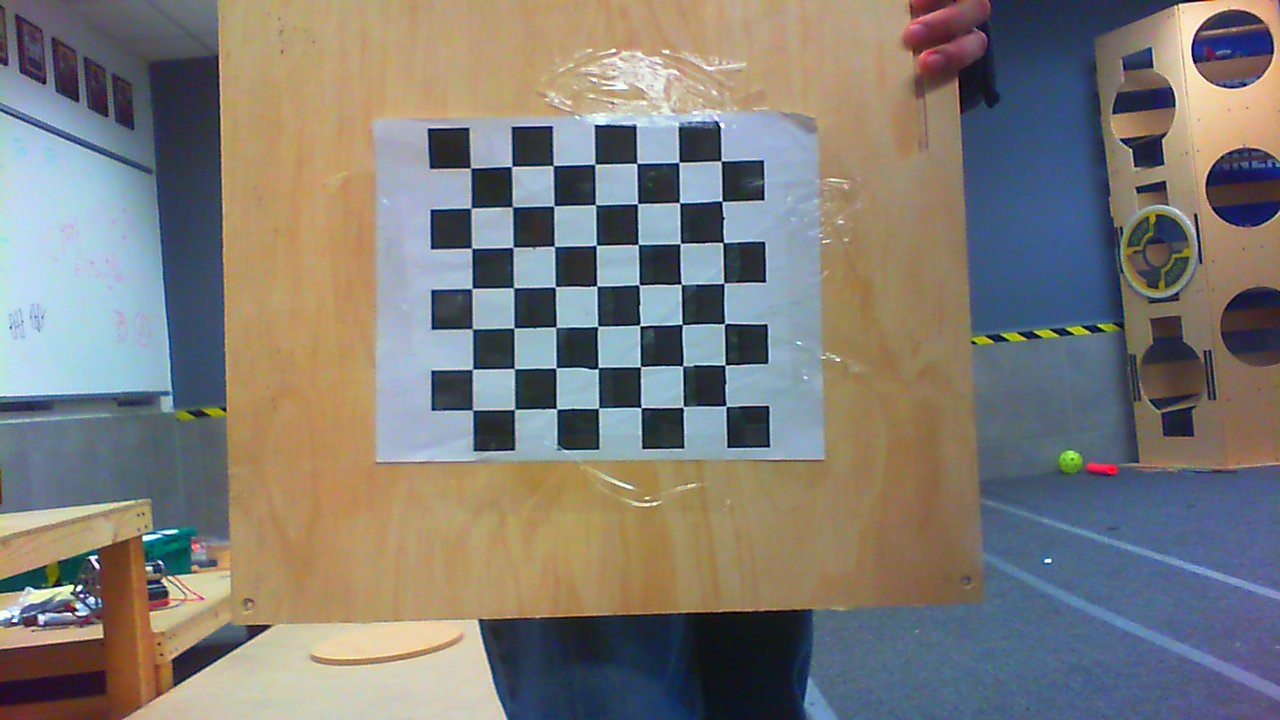
#> input picture Vision Computacional/calib/WIN_20190121_17_46_05_Pro.jpg, 1280 x 720 px; its folder holds 5 pictures in this run
$ python Calibration.py
#> lines starting #> are read from the running program, lines starting #| are printed output that depends on the picture; after the words box and inside, x2 and y2 are one past the last pixel; in counts of white or black regions, pixels touching at a corner belong together
import numpy as np
import cv2
import glob

# termination criteria
criteria = (cv2.TERM_CRITERIA_EPS + cv2.TERM_CRITERIA_MAX_ITER, 30, 0.001)

# prepare object points, like (0,0,0), (1,0,0), (2,0,0) ....,(6,5,0)
objp = np.zeros((7*7,3), np.float32)
objp[:,:2] = np.mgrid[0:7,0:7].T.reshape(-1,2)

# Arrays to store object points and image points from all the images.
objpoints = [] # 3d point in real world space
imgpoints = [] # 2d points in image plane.

images = glob.glob('*.jpg')
print(images)
for fname in images:
        img = cv2.imread(fname)
#> img is the input picture: shape (720, 1280, 3); mean B, G, R 119, 123.9, 126.9
        gray = cv2.cvtColor(img,cv2.COLOR_BGR2GRAY)
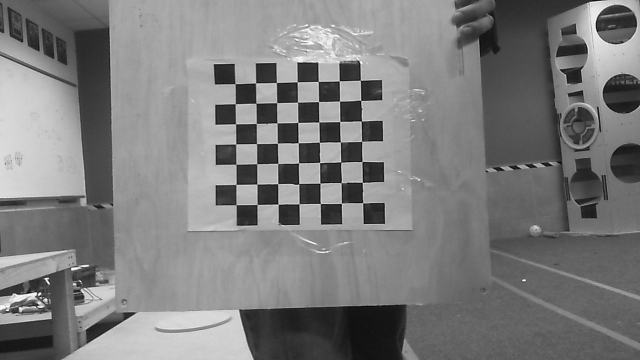
#> gray: shape (720, 1280) (shown at 1/2 size); min 1, max 255, mean 124.2


        # Find the chess board corners
        ret, corners = cv2.findChessboardCorners(gray, (7,7),None)
#> ret = True; corners = 49 rows, first 8: [472.5, 409.9], [472.4, 369.3], [472.2, 328.7], [472.1, 288.4], [471.6, 248], [471.2, 208.1], [473, 172], [514.4, 409.2]

        # If found, add object points, image points (after refining them)
        if ret == True:
                objpoints.append(objp)

                corners2 = cv2.cornerSubPix(gray,corners,(11,11),(-1,-1),criteria)
#> corners2 = 49 rows, first 8: [472.7, 409.9], [472.5, 369.2], [472.4, 328.7], [472, 288.4], [471.7, 248.2], [471.1, 208.1], [470.6, 168], [514.5, 409.4]
                imgpoints.append(corners2)

                # Draw and display the corners
                img = cv2.drawChessboardCorners(img, (7,7), corners2,ret)
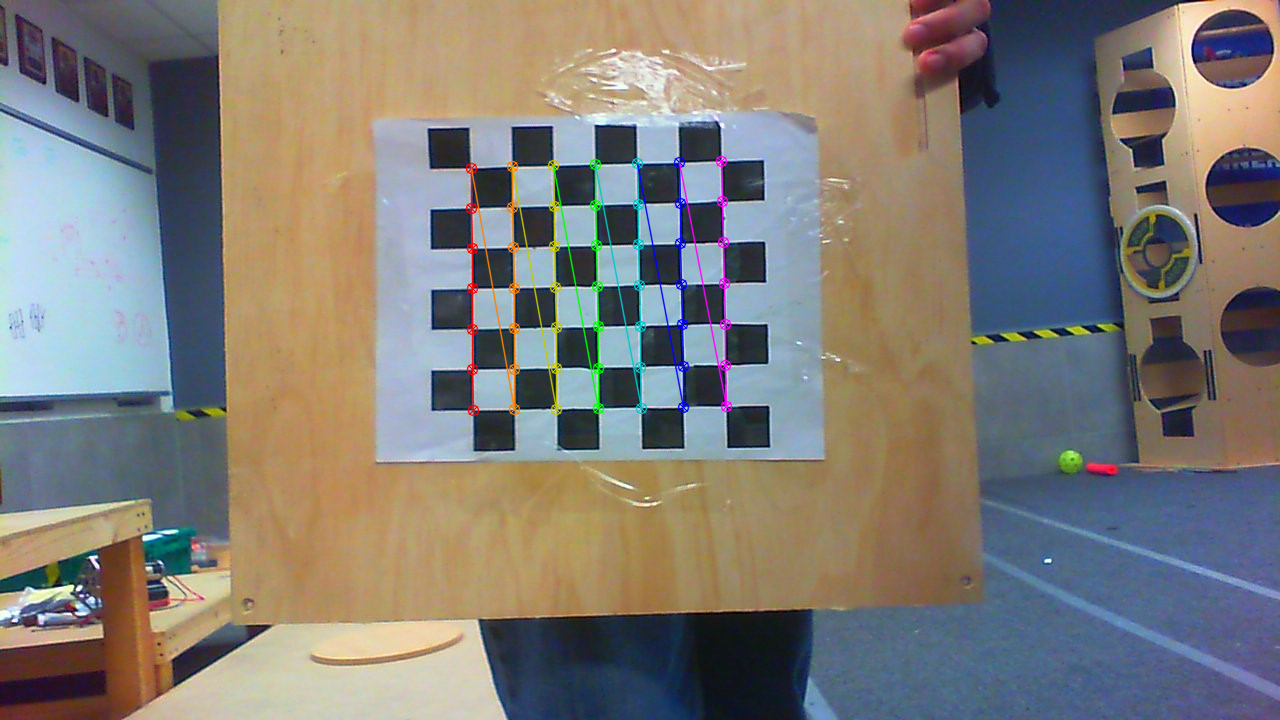
#> img: shape (720, 1280, 3); 1.46% of pixels changed, all inside (x1, y1, x2, y2) = (465, 155, 733, 417)
                cv2.imshow('img',img)
                cv2.waitKey(500)
#> pass 2 of the loop `for fname in images:`:
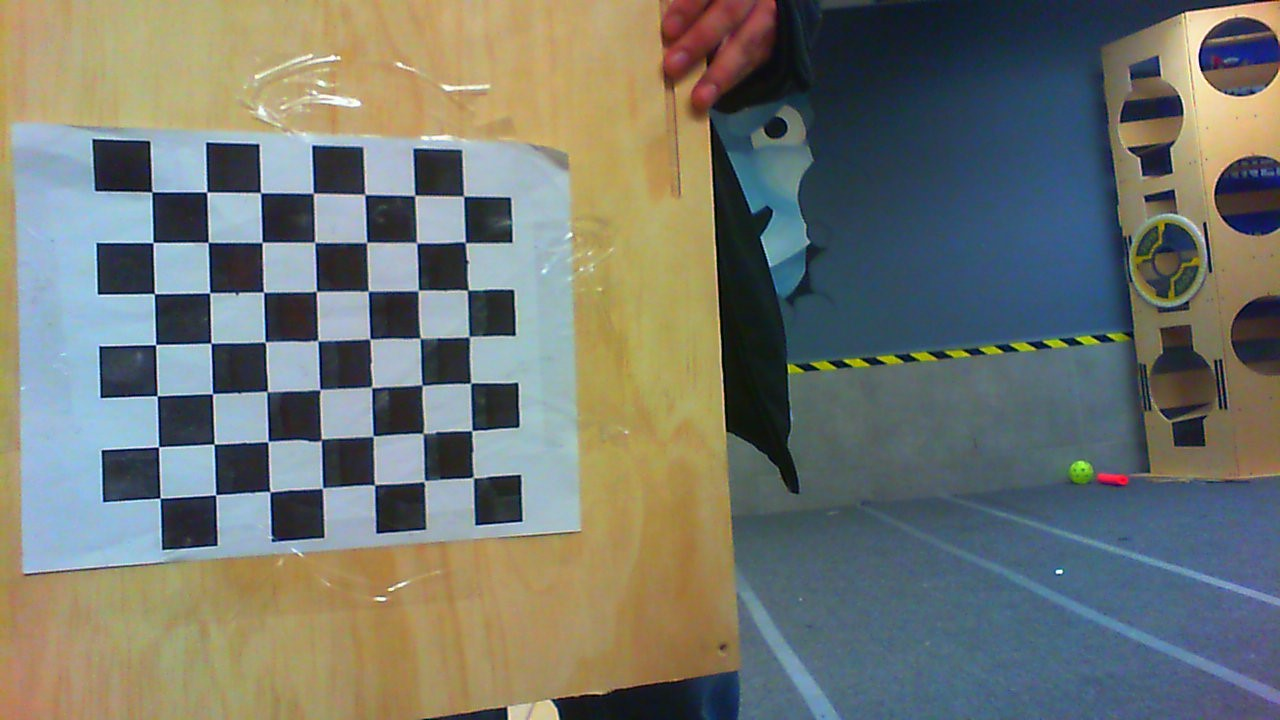
#> input picture Vision Computacional/calib/WIN_20190121_17_46_08_Pro.jpg, 1280 x 720 px
#> img is the input picture: shape (720, 1280, 3); mean B, G, R 111.7, 119.1, 115
#> `gray = cv2.cvtColor(img,cv2.COLOR_BGR2GRAY)`:
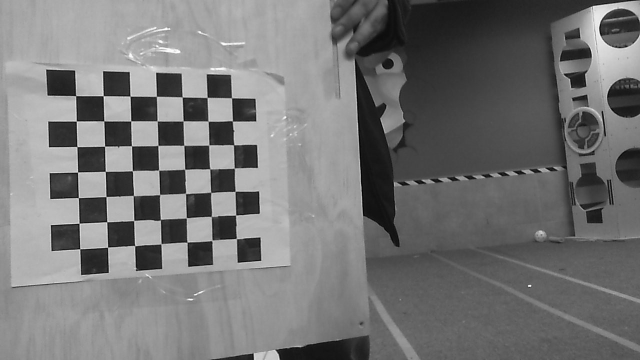
#> gray: shape (720, 1280) (shown at 1/2 size); min 0, max 255, mean 117
#> corners = 49 rows, first 8: [152, 191.8], [206.6, 192.1], [260.6, 192.6], [313.5, 193.2], [365.2, 194.4], [414.8, 195.3], [463.8, 196.4], [153, 242.5]
#> corners2 = 49 rows, first 8: [151.8, 191.8], [206.8, 191.9], [260.5, 192.6], [313.3, 193.2], [364.7, 194.4], [414.7, 195.4], [463.6, 196.1], [153, 242.5]
#> `img = cv2.drawChessboardCorners(img, (7,7), corners2,ret)`:
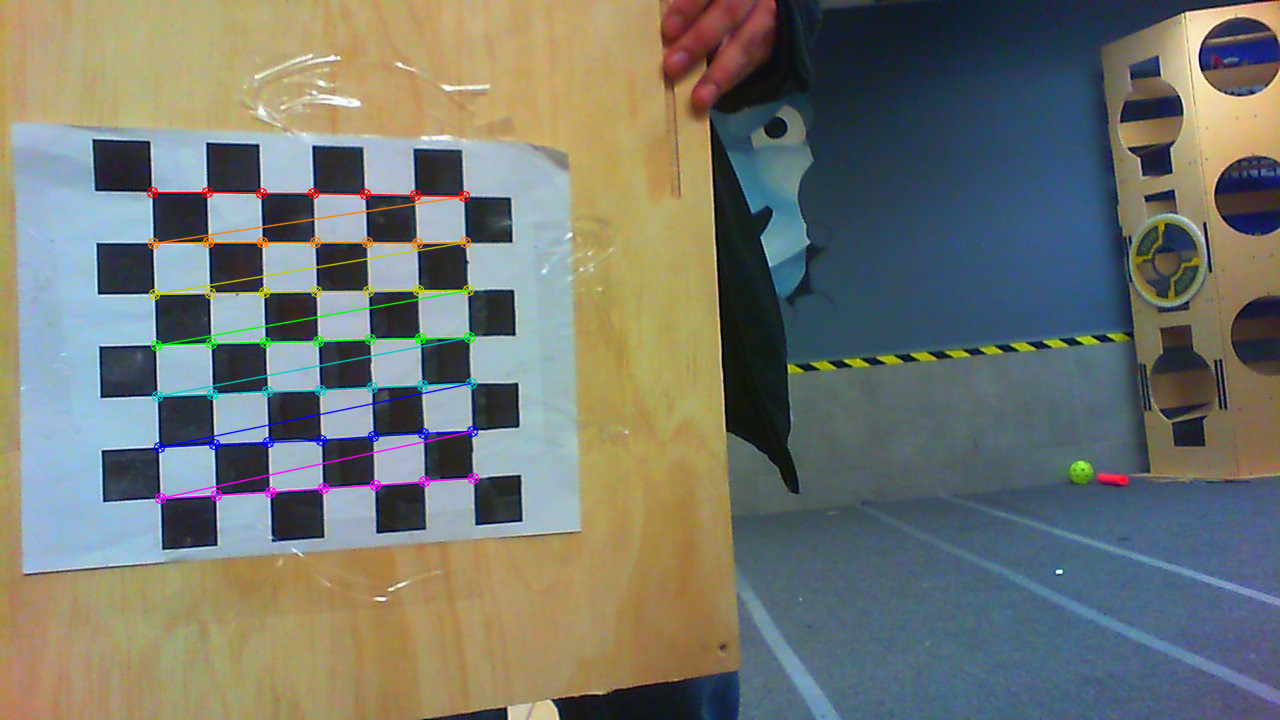
#> img: shape (720, 1280, 3); 1.75% of pixels changed, all inside (x1, y1, x2, y2) = (146, 186, 480, 505)
#> pass 3 of the loop `for fname in images:`:
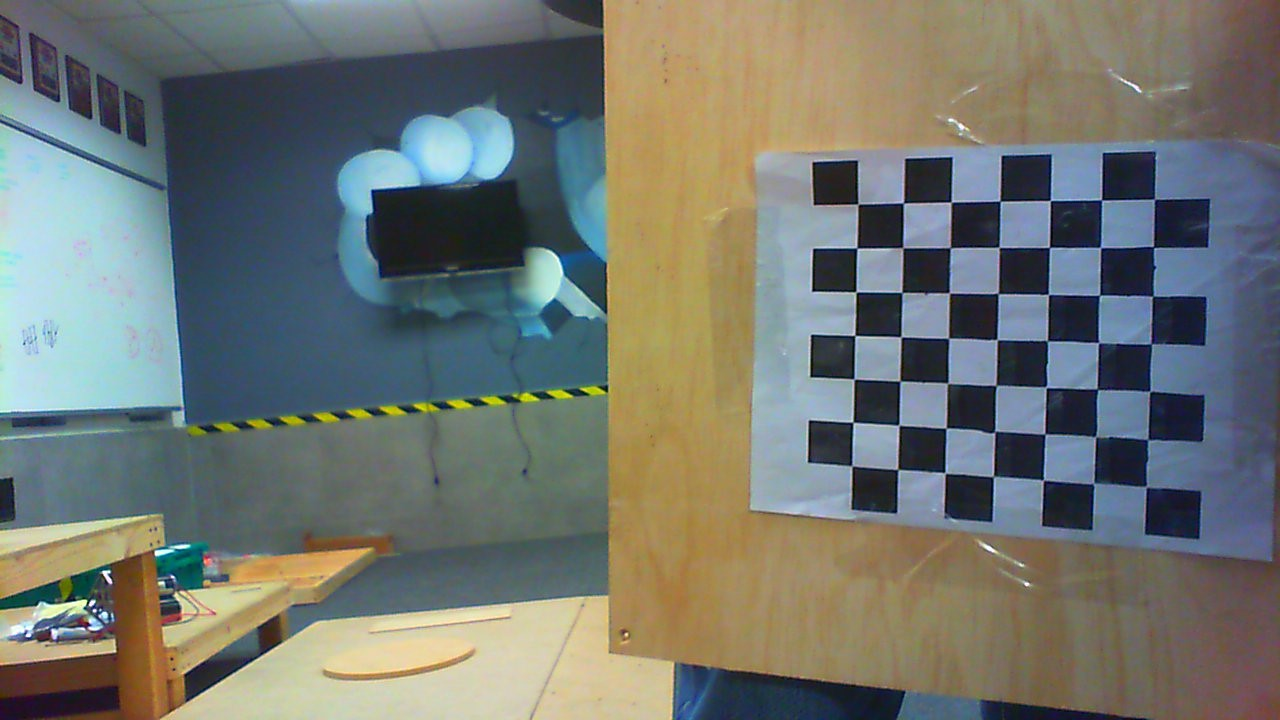
#> input picture Vision Computacional/calib/WIN_20190121_17_46_10_Pro.jpg, 1280 x 720 px
#> img is the input picture: shape (720, 1280, 3); mean B, G, R 112, 117.9, 113.4
#> `gray = cv2.cvtColor(img,cv2.COLOR_BGR2GRAY)`:
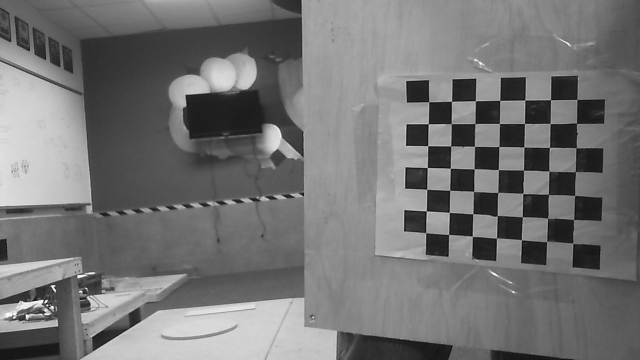
#> gray: shape (720, 1280) (shown at 1/2 size); min 1, max 255, mean 115.9
#> corners = 49 rows, first 8: [1154.4, 199.4], [1153.6, 247.1], [1152.9, 296.2], [1151.3, 343.9], [1149.8, 391.4], [1147.8, 439.6], [1146.2, 486.7], [1101.5, 199.8]
#> corners2 = 49 rows, first 8: [1154.5, 199.3], [1153.5, 246.9], [1152.8, 296.2], [1151.3, 343.9], [1149.9, 391.3], [1147.7, 439.6], [1146.4, 486.6], [1101.6, 199.9]
#> `img = cv2.drawChessboardCorners(img, (7,7), corners2,ret)`:
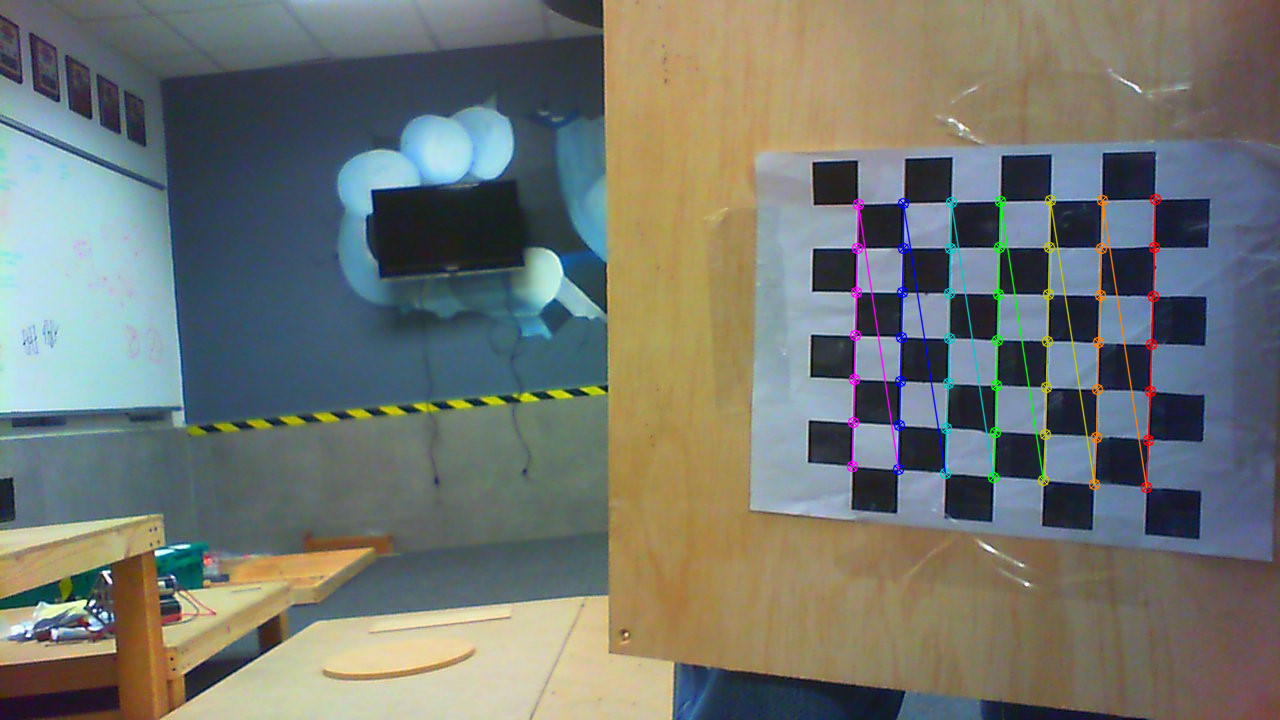
#> img: shape (720, 1280, 3); 1.6% of pixels changed, all inside (x1, y1, x2, y2) = (846, 193, 1162, 494)
#> the loop made 5 passes; the first 3 are shown

ret, mtx, dist, rvecs, tvecs = cv2.calibrateCamera(objpoints, imgpoints, gray.shape[::-1],None,None)
img = cv2.imread('WIN_20190121_17_46_05_Pro.jpg')
h,  w = img.shape[:2]
newcameramtx, roi=cv2.getOptimalNewCameraMatrix(mtx,dist,(w,h),1,(w,h))
print (newcameramtx)
print (dist)
# undistort
dst = cv2.undistort(img, mtx, dist, None, newcameramtx)
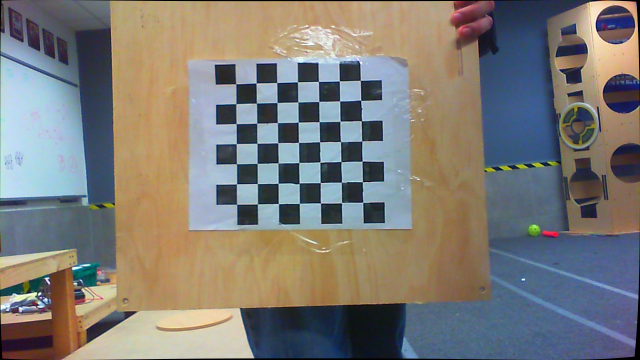
#> dst: shape (720, 1280, 3) (shown at 1/2 size); mean B, G, R 118.3, 123, 125.8
cv2.imshow('img',dst)
cv2.waitKey()
# crop the image
x,y,w,h = roi
dst = dst[y:y+h, x:x+w]
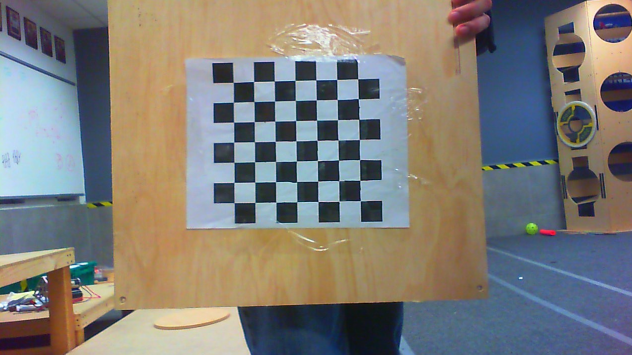
#> dst: shape (709, 1264, 3) (shown at 1/2 size); mean B, G, R 119.1, 124, 126.8
cv2.imwrite('calibresult.png',dst)

cv2.destroyAllWindows()
